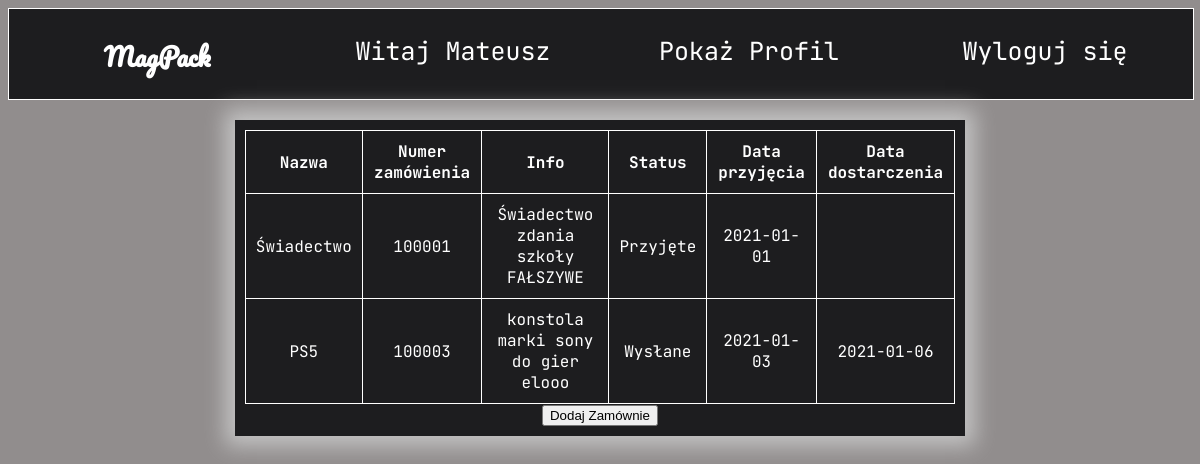
Before: /magpack.php (signed in) with the older database file.
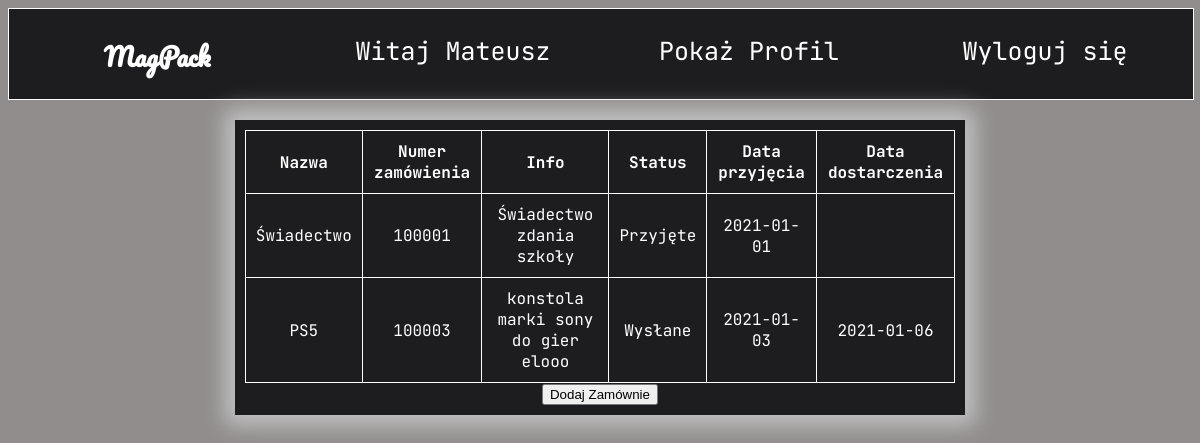
After: the same page with the newer database file.
### tables this page shows
CREATE TABLE `status` (
  `id` int(11) NOT NULL,
  `status` varchar(45) NOT NULL,
  `date_admission` date NOT NULL,
  `date_shipment` date DEFAULT NULL,
  `orderid` int(11) NOT NULL
);

CREATE TABLE `orders` (
  `id` int(11) NOT NULL,
  `name` varchar(45) NOT NULL,
  `number` int(11) NOT NULL,
  `info` text NOT NULL,
  `userid` int(11) NOT NULL,
  `employeesid` int(11) NOT NULL
);

### magpack.php (the view, shortened to what this page needs)
<!DOCTYPE html>
<html lang="PL=pl">
<head>
    <link rel="stylesheet" href="style.css">
</head>
<body>
    <header>
        <div class="logo" onclick="location.href='magpack.php'"><p>MagPack</p></div>
        <div class="welcome"><p>Witaj <?php echo $_SESSION['name']?></p></div>
        <div class="profil" onclick="location.href='profil.php'"><p>Pokaż Profil</p></div>
        <div class="logout" onclick="location.href='logout.php'"><p>Wyloguj się</p></div>
    </header>
    <div class="container-2">
        <?php
        if(isset($_SESSION['user']))
        {
        require_once "dbconnect.php";
         try{
             $connect=new mysqli($host,$db_user,$db_pass,$db_name);
             if($connect->connect_errno!=0)
             {
                 throw new Exception(mysqli_connect_errno());
             }
             else
             {
                $requset=$connect->query("SELECT name,number,info,status,date_admission,date_shipment FROM orders as o INNER join status as s on(o.id=s.orderid) where userid='".$_SESSION['id']."'");
                $num_rows=$requset->num_rows;
                if($num_rows<1)
                {
                    echo "Nie posiadasz zamówień";
                }
                else{
                    $requset=$requset->fetch_all(MYSQLI_ASSOC);
                    echo"<table><tr><th>Nazwa</th><th>Numer zamówienia</th><th>Info</th><th>Status</th><th>Data przyjęcia</th><th>Data dostarczenia</th></tr>";
                    foreach($requset as $key => $value){
                        echo "<tr><td>".$value['name']."</td><td>".$value['number']."</td><td>".$value['info']."</td><td>".$value['status']."</td><td>".$value['date_admission']."</td><td>".$value['date_shipment']."</td></tr>";
                    }
                    echo "</table>";
                }
             }
             echo '<button onclick="location.href='."'addorder.php'".'">Dodaj Zamównie</button>';
            }
            catch(Exception $e)
                {
                    echo $e;
                }
        }
        ?>
    </div>
</body>
</html>

Changed rows visible on the page:
changed through a linked row, status "Przyjęte": orderid.info "Świadectwo zdania szkoły FAŁSZYWE" → "Świadectwo zdania szkoły"
